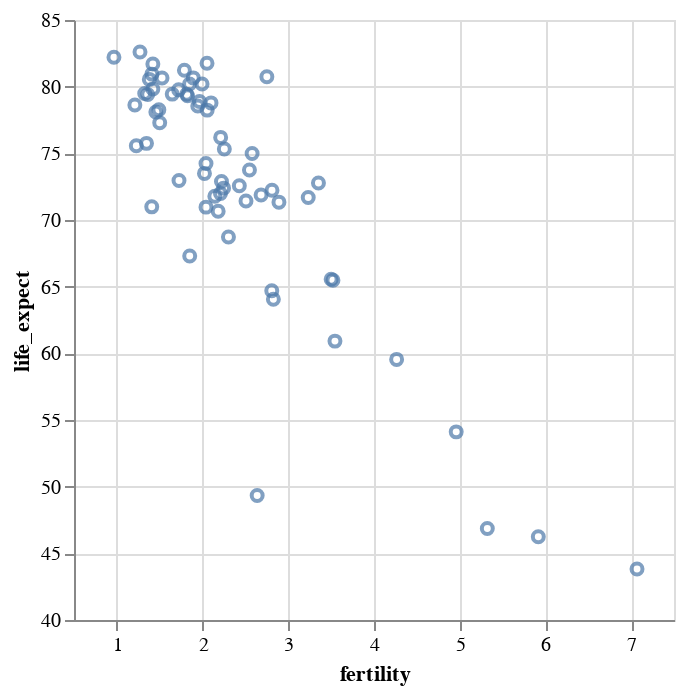

Notebook source saved alongside this figure:
### Code cell
alt.Chart(gap2005).mark_point().encode(
alt.X('fertility', scale=alt.Scale(zero=False)),
alt.Y('life_expect', scale=alt.Scale(zero=False))
)

### Figure 1 — Vega-Lite specification as saved in the notebook (floating-point values rounded to 4 significant figures)
{"config": {"view": {"continuousWidth": 300, "continuousHeight": 300}}, "data": {"name": "data-ba34af65c64e2b3a5a008687b8c69f55"}, "mark": {"type": "point"}, "encoding": {"x": {"field": "fertility", "scale": {"zero": false}, "type": "quantitative"}, "y": {"field": "life_expect", "scale": {"zero": false}, "type": "quantitative"}}, "$schema": "https://vega.github.io/schema/vega-lite/v5.8.0.json", "datasets": {"data-ba34af65c64e2b3a5a008687b8c69f55": [{"year": 2005, "country": "Afghanistan", "cluster": 0, "pop": 29928987, "life_expect": 43.83, "fertility": 7.069}, {"year": 2005, "country": "Argentina", "cluster": 3, "pop": 39537943, "life_expect": 75.32, "fertility": 2.254}, {"year": 2005, "country": "Aruba", "cluster": 3, "pop": 71566, "life_expect": 74.24, "fertility": 2.04}, {"year": 2005, "country": "Australia", "cluster": 4, "pop": 20090437, "life_expect": 81.23, "fertility": 1.788}, {"year": 2005, "country": "Austria", "cluster": 1, "pop": 8184691, "life_expect": 79.83, "fertility": 1.42}, {"year": 2005, "country": "Bahamas", "cluster": 3, "pop": 301790, "life_expect": 73.5, "fertility": 2.022}, {"year": 2005, "country": "Bangladesh", "cluster": 0, "pop": 144319628, "life_expect": 64.06, "fertility": 2.826}, {"year": 2005, "country": "Barbados", "cluster": 3, "pop": 278870, "life_expect": 77.3, "fertility": 1.5}, {"year": 2005, "country": "Belgium", "cluster": 1, "pop": 10364388, "life_expect": 79.44, "fertility": 1.646}, {"year": 2005, "country": "Bolivia", "cluster": 3, "pop": 8857870, "life_expect": 65.55, "fertility": 3.5}, {"year": 2005, "country": "Brazil", "cluster": 3, "pop": 186112794, "life_expect": 72.39, "fertility": 2.245}, {"year": 2005, "country": "Canada", "cluster": 3, "pop": 32805041, "life_expect": 80.65, "fertility": 1.527}, {"year": 2005, "country": "Chile", "cluster": 3, "pop": 15980912, "life_expect": 78.55, "fertility": 1.944}, {"year": 2005, "country": "China", "cluster": 4, "pop": 1303182268, "life_expect": 72.96, "fertility": 1.725}, {"year": 2005, "country": "Colombia", "cluster": 3, "pop": 42954279, "life_expect": 72.89, "fertility": 2.22}, {"year": 2005, "country": "Costa Rica", "cluster": 3, "pop": 4016173, "life_expect": 78.78, "fertility": 2.099}, {"year": 2005, "country": "Croatia", "cluster": 1, "pop": 4495904, "life_expect": 75.75, "fertility": 1.346}, {"year": 2005, "country": "Cuba", "cluster": 3, "pop": 11346670, "life_expect": 78.27, "fertility": 1.49}, {"year": 2005, "country": "Dominican Republic", "cluster": 3, "pop": 9049595, "life_expect": 72.23, "fertility": 2.81}, {"year": 2005, "country": "Ecuador", "cluster": 3, "pop": 13363593, "life_expect": 74.99, "fertility": 2.578}, {"year": 2005, "country": "Egypt", "cluster": 5, "pop": 77505756, "life_expect": 71.34, "fertility": 2.891}, {"year": 2005, "country": "El Salvador", "cluster": 3, "pop": 6704932, "life_expect": 71.88, "fertility": 2.683}, {"year": 2005, "country": "Finland", "cluster": 1, "pop": 5223442, "life_expect": 79.31, "fertility": 1.825}, {"year": 2005, "country": "France", "cluster": 1, "pop": 60656178, "life_expect": 80.66, "fertility": 1.892}, {"year": 2005, "country": "Georgia", "cluster": 1, "pop": 4677401, "life_expect": 70.99, "fertility": 1.407}, {"year": 2005, "country": "Germany", "cluster": 1, "pop": 82431390, "life_expect": 79.41, "fertility": 1.36}, {"year": 2005, "country": "Greece", "cluster": 1, "pop": 10668354, "life_expect": 79.48, "fertility": 1.325}, {"year": 2005, "country": "Grenada", "cluster": 3, "pop": 89502, "life_expect": 68.72, "fertility": 2.302}, {"year": 2005, "country": "Haiti", "cluster": 3, "pop": 8121622, "life_expect": 60.92, "fertility": 3.545}, {"year": 2005, "country": "Hong Kong", "cluster": 4, "pop": 6898686, "life_expect": 82.21, "fertility": 0.966}, {"year": 2005, "country": "Iceland", "cluster": 1, "pop": 296737, "life_expect": 81.76, "fertility": 2.052}, {"year": 2005, "country": "India", "cluster": 0, "pop": 1080264388, "life_expect": 64.7, "fertility": 2.807}, {"year": 2005, "country": "Indonesia", "cluster": 4, "pop": 218465000, "life_expect": 70.65, "fertility": 2.182}, {"year": 2005, "country": "Iran", "cluster": 5, "pop": 68017860, "life_expect": 70.96, "fertility": 2.04}, {"year": 2005, "country": "Iraq", "cluster": 5, "pop": 26074906, "life_expect": 59.55, "fertility": 4.264}, {"year": 2005, "country": "Ireland", "cluster": 1, "pop": 4015676, "life_expect": 78.89, "fertility": 1.964}, {"year": 2005, "country": "Israel", "cluster": 5, "pop": 6276883, "life_expect": 80.75, "fertility": 2.75}, {"year": 2005, "country": "Italy", "cluster": 1, "pop": 58103033, "life_expect": 80.55, "fertility": 1.379}, {"year": 2005, "country": "Jamaica", "cluster": 3, "pop": 2735520, "life_expect": 72.57, "fertility": 2.429}, {"year": 2005, "country": "Japan", "cluster": 4, "pop": 127417244, "life_expect": 82.6, "fertility": 1.27}, {"year": 2005, "country": "Kenya", "cluster": 2, "pop": 33829590, "life_expect": 54.11, "fertility": 4.959}, {"year": 2005, "country": "South Korea", "cluster": 4, "pop": 22912177, "life_expect": 67.3, "fertility": 1.85}, {"year": 2005, "country": "North Korea", "cluster": 4, "pop": 48640671, "life_expect": 78.62, "fertility": 1.21}, {"year": 2005, "country": "Lebanon", "cluster": 5, "pop": 3826018, "life_expect": 71.99, "fertility": 2.209}, {"year": 2005, "country": "Mexico", "cluster": 3, "pop": 106202903, "life_expect": 76.19, "fertility": 2.211}, {"year": 2005, "country": "Netherlands", "cluster": 1, "pop": 16407491, "life_expect": 79.76, "fertility": 1.721}, {"year": 2005, "country": "New Zealand", "cluster": 4, "pop": 4035461, "life_expect": 80.2, "fertility": 1.994}, {"year": 2005, "country": "Nigeria", "cluster": 2, "pop": 128765768, "life_expect": 46.86, "fertility": 5.322}, {"year": 2005, "country": "Norway", "cluster": 1, "pop": 4593041, "life_expect": 80.2, "fertility": 1.848}, {"year": 2005, "country": "Pakistan", "cluster": 0, "pop": 162419946, "life_expect": 65.48, "fertility": 3.521}, {"year": 2005, "country": "Peru", "cluster": 3, "pop": 27925628, "life_expect": 71.42, "fertility": 2.506}, {"year": 2005, "country": "Philippines", "cluster": 4, "pop": 87857473, "life_expect": 71.69, "fertility": 3.233}, {"year": 2005, "country": "Poland", "cluster": 1, "pop": 38557984, "life_expect": 75.56, "fertility": 1.227}, {"year": 2005, "country": "Portugal", "cluster": 1, "pop": 10566212, "life_expect": 78.1, "fertility": 1.455}, {"year": 2005, "country": "Rwanda", "cluster": 2, "pop": 8440820, "life_expect": 46.24, "fertility": 5.917}, {"year": 2005, "country": "Saudi Arabia", "cluster": 5, "pop": 26417599, "life_expect": 72.78, "fertility": 3.352}, {"year": 2005, "country": "South Africa", "cluster": 2, "pop": 44344136, "life_expect": 49.34, "fertility": 2.637}, {"year": 2005, "country": "Spain", "cluster": 1, "pop": 40341462, "life_expect": 80.94, "fertility": 1.409}, {"year": 2005, "country": "Switzerland", "cluster": 1, "pop": 7489370, "life_expect": 81.7, "fertility": 1.42}, {"year": 2005, "country": "Turkey", "cluster": 1, "pop": 69660559, "life_expect": 71.78, "fertility": 2.143}, {"year": 2005, "country": "United Kingdom", "cluster": 1, "pop": 60441457, "life_expect": 79.42, "fertility": 1.815}, {"year": 2005, "country": "United States", "cluster": 3, "pop": 295734134, "life_expect": 78.24, "fertility": 2.054}, {"year": 2005, "country": "Venezuela", "cluster": 3, "pop": 25375281, "life_expect": 73.75, "fertility": 2.547}]}}
